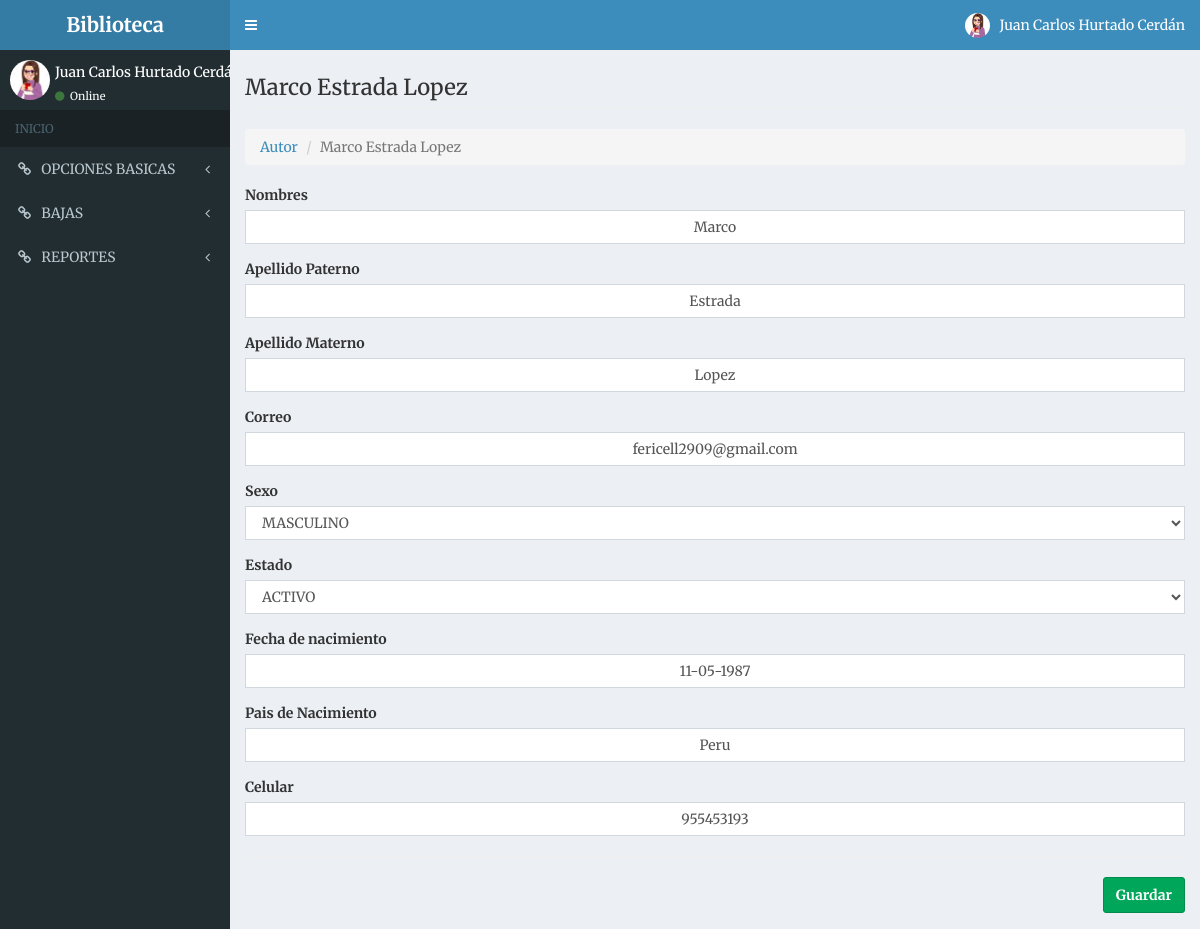
Screenshot of /?c=Autor&a=Crud&id=1 (signed in) with the database file from the repository.
### tables this page shows
CREATE TABLE IF NOT EXISTS `autores`
(
  `id` int(11) NOT NULL AUTO_INCREMENT,
  `Nombres` varchar(255) NOT NULL DEFAULT '',
  `ApellidoPaterno` varchar(255) NOT NULL DEFAULT '',
  `ApellidoMaterno` varchar(255) NOT NULL DEFAULT '',
  `sexo_id` int NOT NULL,
  `estado_id` int NOT NULL,
  `FechaNacimiento` varchar(20) DEFAULT NULL,
  `PaisNacimiento` varchar(255) NOT NULL DEFAULT '',
  `Celular` varchar(9) NOT NULL DEFAULT '999999999',
  `Email` varchar(255) NOT NULL DEFAULT '',
   PRIMARY KEY (`id`),
  KEY `fk_autor_sexo_id` (`sexo_id`),
  CONSTRAINT `fk_autor_sexo_id` FOREIGN KEY (`sexo_id`) REFERENCES `sexos` (`id`),
  KEY `fk_autor_estado_id` (`estado_id`),
  CONSTRAINT `fk_autor_estado_id` FOREIGN KEY (`estado_id`) REFERENCES `estados` (`id`)
);

CREATE TABLE IF NOT EXISTS `sexos` (
  `id` int(11) NOT NULL AUTO_INCREMENT,
  `nombre_sexo` varchar(50) NOT NULL DEFAULT '',
  PRIMARY KEY (`id`)
);

CREATE TABLE IF NOT EXISTS `estados` (
  `id` int(11) NOT NULL AUTO_INCREMENT,
  `nombre_estado` varchar(50) NOT NULL DEFAULT '',
  PRIMARY KEY (`id`)
);

### controller/autor.controller.php (called while the page is built, shortened)
<?php
require_once 'model/autor.php';
require_once 'model/sexo.php';
require_once 'model/estado.php';
class AutorController{
    private $model;
    private $model_autor;
    private $model_estado;
    public function __CONSTRUCT(){
        $this->model = new Autor();
        $this->model_autor = new Sexo();
        $this->model_estado = new Estado();
    }
    public function Crud(){
        $alm = new Autor();
        if(isset($_REQUEST['id'])){
            $alm = $this->model->Obtener($_REQUEST['id']);
        }
        $sexos = $this->model_autor->Listar();
        $estados =   $this->model_estado->Listar();
        require_once 'view/inicio/inicio.php';
        require_once 'view/autor/autor-editar.php';
        require_once 'view/footer.php';
    }
}

### model/database.php (called while the page is built)
<?php
class Database
{
    public static function StartUp()
    {
        $pdo = new PDO('mysql:host=localhost;dbname=bibliotecapp;charset=utf8', 'root', '');
        $pdo->setAttribute(PDO::ATTR_ERRMODE, PDO::ERRMODE_EXCEPTION);
        return $pdo;
    }
}

### model/autor.php (called while the page is built, shortened)
<?php
class Autor
{
	private $pdo;
	public function __construct()
	{
		try
		{
			$this->pdo = Database::StartUp();
		}
		catch(Exception $e)
		{
			die($e->getMessage());
		}
	}
	public function Obtener($id)
	{
		try
		{
			$stm = $this->pdo
			          ->prepare("SELECT * FROM autores WHERE id = ?");
			$stm->execute(array($id));
			return $stm->fetch(PDO::FETCH_OBJ);
		} catch (Exception $e)
		{
			die($e->getMessage());
		}
	}
}

### model/sexo.php (called while the page is built, shortened)
<?php
class Sexo
{
	private $pdo;
	public function __CONSTRUCT()
	{
		try
		{
			$this->pdo = Database::StartUp();
		}
		catch(Exception $e)
		{
			die($e->getMessage());
		}
	}
	public function Listar()
	{
		try
		{
			$stm = $this->pdo->prepare("SELECT * FROM sexos");
			$stm->execute();
			return $stm->fetchAll(PDO::FETCH_OBJ);
		}
		catch(Exception $e)
		{
			die($e->getMessage());
		}
	}
}

### model/estado.php (called while the page is built, shortened)
<?php
class Estado
{
	private $pdo;
	public function __CONSTRUCT()
	{
		try
		{
			$this->pdo = Database::StartUp();
		}
		catch(Exception $e)
		{
			die($e->getMessage());
		}
	}
	public function Listar()
	{
		try
		{
			$stm = $this->pdo->prepare("SELECT * FROM estados");
			$stm->execute();
			return $stm->fetchAll(PDO::FETCH_OBJ);
		}
		catch(Exception $e)
		{
			die($e->getMessage());
		}
	}
}

### view/autor/autor-editar.php (the view, shortened to what this page needs)
<h1 class="page-header">
    <?php echo $alm->id != null ? $alm->Nombres . ' ' . $alm->ApellidoPaterno . ' ' . $alm->ApellidoMaterno  : 'Nuevo Registro'; ?>
</h1>
<ol class="breadcrumb">
  <li><a href="?c=Autor">Autor</a></li>
  <li class="active"><?php echo $alm->id != null ? $alm->Nombres . ' ' . $alm->ApellidoPaterno . ' ' . $alm->ApellidoMaterno : 'Nuevo Autor'; ?></li>
</ol>
<form id="frm-autor" action="?c=Autor&a=Guardar" method="post" enctype="multipart/form-data">
    <div class="form-group">
        <label>Nombres</label>
        <input type="text" name="Nombres" class="form-control text-center" value="<?php echo $alm->Nombres; ?>" class="form-control" placeholder="Ingrese su nombre" required />
    </div>
    <div class="form-group">
        <label>Apellido Paterno</label>
        <input type="text" name="ApellidoPaterno" class="form-control text-center" value="<?php echo $alm->ApellidoPaterno; ?>" class="form-control" placeholder="Ingrese su Apellido Paterno" required />
    </div>
    <div class="form-group">
        <label>Apellido Materno</label>
        <input type="text" name="ApellidoMaterno" class="form-control text-center" value="<?php echo $alm->ApellidoMaterno; ?>" class="form-control" placeholder="Ingrese su Apellido Materno" required />
    </div>
    <div class="form-group">
        <label>Correo</label>
        <input type="text"  class="form-control text-center" name="Email" value="<?php echo $alm->Email; ?>" class="form-control" placeholder="Ingrese su correo electrónico" required />
    </div>
    <div class="form-group">
        <label>Sexo</label>
        <select class="form-control" name="sexo_id">
            <?php foreach ($sexos as $sexo)  :?>
                <option
                    <?php echo $alm->sexo_id == $sexo->id ? 'selected' : ''; ?>
                        value = <?php echo $sexo->id ?>>
                        <?php echo $sexo->nombre_sexo ?>
                </option>
            <?php endforeach; ?>
        </select>
    </div>
    <div class="form-group">
        <label>Estado</label>
        <select  class="form-control" name="estado_id">
            <?php foreach ($estados as $estado)  :?>
                <option
                    <?php echo $alm->estado_id == $estado->id ? 'selected' : ''; ?>
                        value = <?php echo $estado->id ?>>
                        <?php echo $estado->nombre_estado ?>
                </option>
            <?php endforeach; ?>
        </select>
    </div>
    <div class="form-group">
        <label>Fecha de nacimiento</label>
        <input  type="text" class="form-control text-center" name="FechaNacimiento" value="<?php echo $alm->FechaNacimiento; ?>" class="form-control datepicker" placeholder="Ingrese su fecha de nacimiento" required />
    </div>
    <div class="form-group">
        <label>Pais de Nacimiento</label>
        <input type="text" class="form-control text-center" name="PaisNacimiento" value="<?php echo $alm->PaisNacimiento; ?>" class="form-control" placeholder="Ingrese su Pais de Nacimiento" required />
    </div>
    <div class="form-group">
        <label>Celular</label>
        <input type="text" maxlength="9" class="form-control text-center"  name="Celular" value="<?php echo $alm->Celular; ?>" class="form-control" placeholder="Ingrese su Celular" required />
    </div>
    <hr />
    <div class="text-right">
        <button type ="submit" class="btn btn-success">Guardar</button>
    </div>
</form>

### assets/css/style.css (style rules this page uses)
body, html { height: 100%; background-repeat: no-repeat; background-image: linear-gradient(rgb(104, 145, 162), rgb(12, 97, 33)); }
.btn { font-weight: 700; height: 36px; -moz-user-select: none; -webkit-user-select: none; user-select: none; cursor: default; }

### rows the page displays
autores: Nombres "Marco", ApellidoPaterno "Estrada", ApellidoMaterno "Lopez", Email "fericell2909@gmail.com", sexo_id "MASCULINO", estado_id "ACTIVO", FechaNacimiento "11-05-1987", PaisNacimiento "Peru", Celular "955453193"

### other values shown
$_SESSION['user'] "Juan Carlos Hurtado Cerdán"
$_SESSION['user'] "Juan Carlos Hurtado…"
